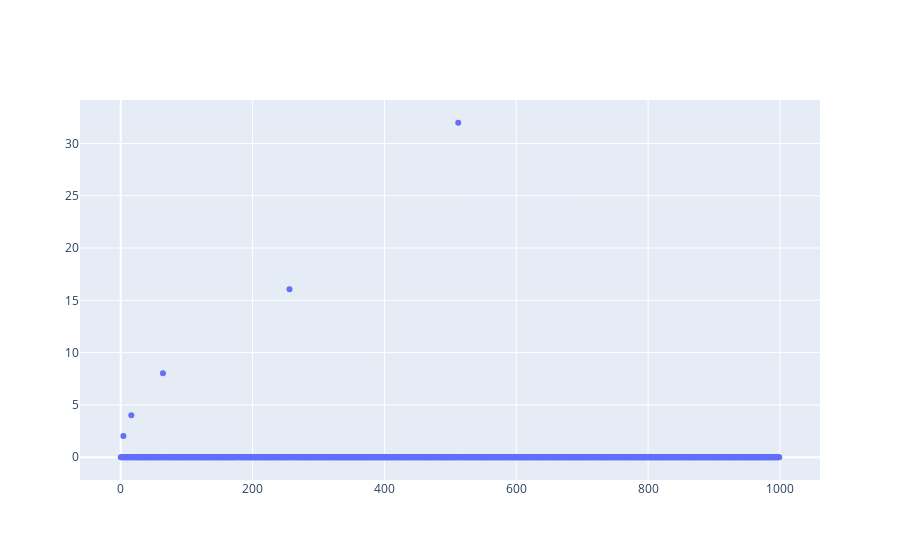

Write notebook code for a chart like this one.
### Markdown cell above
## Problem 2: Forward-Backward Algorithm

Performing brute-force penalized empirical risk minimization is slow when $p$ is greater than $10$ ($1024$ subsets to check), and prohibitively slow when $p$ is greater than $20$ (Over a million subsets to check). 

The following code implements the forward selection algorithm, and provides an example for the $3$-sparse $\beta^\ast$ from Homework 1. 

### Part A: Modify the code below to implement the forward-backward selection algorithm, and determine if it produces a different answer for the example provided below.

### Part B: Use your code from Part A of this problem to compare the forward-backward algorithm with the brute-force penalized empirical risk minimization from Problem 1. That is, produce at least 25 random examples from the code in Problem 1, for each sample with index $i=1,\ldots, 25$ compute the number of false positives produced by brute-force penalized empirical risk minimization $fp_{bf, i}$ and the  number of false positives produced by the forward-backward algorithm $fp_{fb,i}$, and produce a scatter plot for the points $\{(fp_{bf,i},fp_{fb,i})\}_{i=1}^{25}$. In both cases, use the AIC. Based on this plot, how do you think these two algorithms compare?

### Part C: Modify the code from Problem 1 to produce random examples where $n=1000$ and $p=100$, but where $\beta^\ast$ is still $0$. Produce a histogram of false positives produced by the forward-backward over at least 25 independent trials. Do this for the AIC as well as the penalty $\sigma^2k\log(p)$, and compare the histograms of the number of false positives produced by both of these penalties over these 25 independent trials as well as a scatter plot of the pairs of false positive counts produced by each run: $\{(fp_{AIC,i},fp_{\sigma^2\log(p),i})\}_{i=1}^{25}$.

### Part D: Comparison of false postives for the AIC penalty and the $\sigma^2k\log(p)$ penalty is somewhat unfair in the case where there are no true positives. Modify your code to consider the true $\tilde\beta^\ast$ with entries given by
$$
\tilde\beta^\ast_i=\left\{\begin{array}{ll}
1&\text{for } i<10\\
0&\text{for } 10\leq i
\end{array}\right.
$$
### In other words, the first $10$ entries of $\tilde\beta^\ast$ are $1$ and the remaining entries are zero. Continue to use the same random generation of $X$, $n=1000$, and $p=100$. For each $k=1,\ldots, 10$, run 25 independent trails and check the number of true positives and false positives produced by the forward-backward algorithm using the AIC and $\sigma^2k\log(p)$ penalties. Provide visualizations that compare the number of true positives produced using both of these penalties. 

### Part E: Perform the same experiment/visual comparison from Part D for $\beta^\ast = 0.1\tilde\beta^\ast$ and $\beta^\ast=10\tilde\beta^\ast$. How would you expect the magnitude of the coefficients to impact the detection of true positives? Do your results vindicate your expectation?

### Code cell
import numpy as np
import numpy.random as rd
import numpy.linalg as la

import plotly.graph_objects as go
import matplotlib.pyplot as plt
def random_design(n,p):
    # Simple function for producing a random design matrix
    return rd.normal(scale=1/np.sqrt(p), size=(n,p))

def forward_select(y,X,pen):
    p = X.shape[1]
    m = []
    mc = list(range(p))
    k = 1
    
    XtX = X.T @ X
    Xty = X.T @ y
    
    res = np.sum(y**2) # Initialize residual error
    crit = res
    
    y_proj = np.copy(y)
    X_proj = np.copy(X)
    
    # Perform the first selection
    
    crits = res - ((Xty)**2/np.diag(XtX)) + pen(1)
    best_crit = np.min(crits)
    if best_crit < crit:
        crit = best_crit
        j = np.argmin(crits)
        m.append(j)
        del mc[j]
    else:
        return [], np.zeros(p), res
    
    # Continue with forward selection
    
    while True:
        print(crit)
        print(m)
        k = k+1
        u, s, vt = la.svd(X[:, m], full_matrices=False)
        y_proj = y - (u@(u.T @ y))
        res = la.norm(y_proj)**2
        print(res)
        X_proj = X - (u @ (u.T @ X))
        col_norm2 = np.sum(X_proj[:, mc]**2, axis=0)
        residuals = res - (y.T@X_proj[:, mc])**2/col_norm2
        crits = residuals + pen(k)
        # plt.scatter(range(p), y.T@X)
        # plt.show()
        best_crit = np.min(crits)
        if best_crit < crit:
            crit = best_crit
            j = np.argmin(crits)
            m.append(j)
            del mc[j]
        else:
            break
            
    beta_hat_nonzero = np.linalg.solve(XtX[np.ix_(m, m)], Xty[m])
    beta_hat = np.zeros((p,1))
    beta_hat[m, 0] = beta_hat_nonzero
     
    return m, beta_hat, crit


rd.seed(14)

p = 1000
#rho = [0.01, 0.1, 1, 10, 100]
n=10000

sigma2 = 0.01 # Noise variance

# Construct the true beta
beta = np.zeros((p,))
beta[4] = 2
beta[16] = 4
beta[64] = 8
beta[256] = 16
beta[512] = 32

X = random_design(n, p)

y = X @ beta + rd.normal(scale=np.sqrt(sigma2), size=(n,))

aic = lambda k: 2*sigma2*k
hd_bic = lambda k: 2*sigma2*np.log(p)*k

m, beta_hat, emp_risk_min_appx = forward_select(y, X, aic)

print(m)

idx = list(range(p))

fig = go.Figure(data=go.Scatter(x=idx, y=np.ravel(beta_hat), mode='markers'))
fig.show()

### Figure 1 — Plotly figure (JSON) as saved in the notebook; plotly's stock layout.template omitted (floating-point values rounded to 4 significant figures; data arrays with more than 128 entries replaced by an {"elided": "..."} marker saying what was removed)
{"data": [{"mode": "markers", "type": "scatter", "x": {"elided": "1000 int values"}, "y": {"elided": "1000 float values"}}], "layout": {}}
